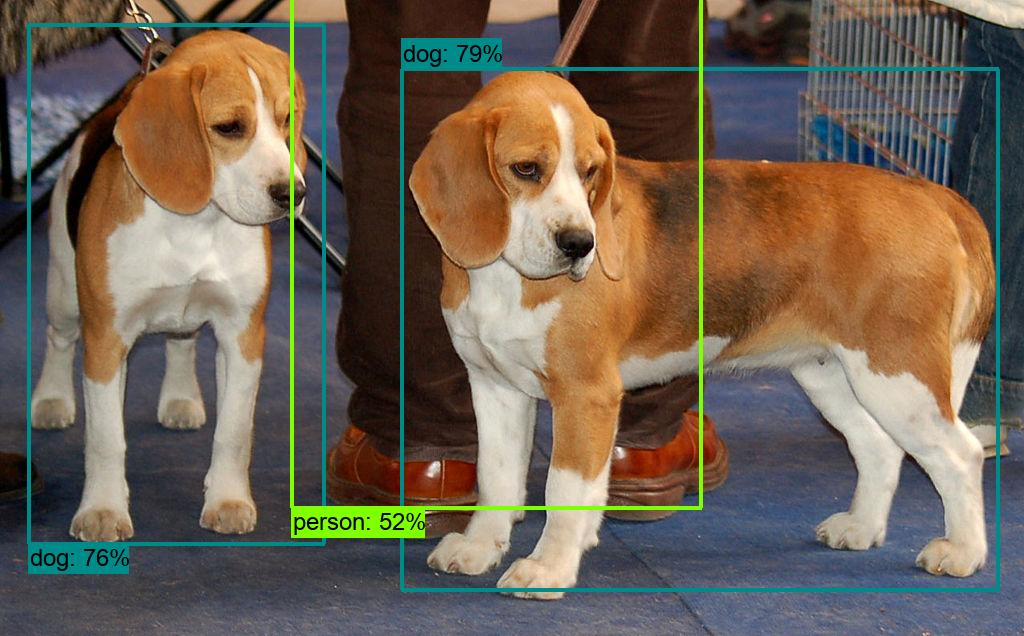
#> input picture testdata/img1-d1.jpg, 1024 x 636 px
$ python -i YOLOAnnotationGenerator.py   (imports and definitions only)
#> lines starting #> are read from the running program, lines starting #| are printed output that depends on the picture
# Copyright 2023 (C) antillia.com. All Rights Reserved.
#
# Licensed under the Apache License, Version 2.0 (the "License");
# you may not use this file except in compliance with the License.
# You may obtain a copy of the License at
#
#     http://www.apache.org/licenses/LICENSE-2.0
#
# Unless required by applicable law or agreed to in writing, software
# distributed under the License is distributed on an "AS IS" BASIS,
# WITHOUT WARRANTIES OR CONDITIONS OF ANY KIND, either express or implied.
# See the License for the specific language governing permissions and
# limitations under the License.
# ==============================================================================

#
# YOLOAnnotationGenerator.py
# 2023/04/23 : Toshiyuki Arai antillia.com

#
#from email.mime import image
import sys
import os
import glob
import random
import shutil
import numpy as np

import traceback
import cv2
from PIL import Image


class YOLOAnnotationGenerator:
  def __init__(self, W=512, H=512):
    self.W = W
    self.H = H

  # dir = "./train/x
  # target = "./train" "./valid"
  # [74 lines left out: functions get_image_filepaths, get_mask_filepaths, generate, not called in this run]


  # Create a resized_512x512_image from each original file in image_filepaths
  def create_resized_images(self, image_filepath, mask=False):

#> called with image_filepath = '../../testdata/img1-d1.jpg', mask = False
    img = Image.open(image_filepath)
#> img is the input picture: PIL image 1024x636 RGB; mean R, G, B 110.3, 97.9, 83.2
    print("---create_resized_512x512_images {}".format(image_filepath))

    #pixel = img.getpixel((128, 128))
    # We use the following fixed pixel for a background image.
    pixel = (207, 196, 208)
    if mask:
      pixel = (0, 0, 0)
    print("----pixel {}".format(pixel))
    w, h = img.size
#> w = 1024; h = 636
    max = w
#> max = 1024
    if h > w:
      max = h
    if max < self.W:
      max = self.W
    # 1 Create a black background image
    background = Image.new("RGB", (max, max), pixel) # (0, 0, 0))
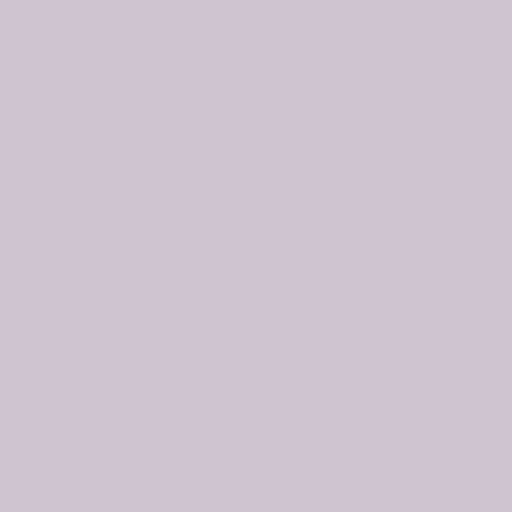
#> background: PIL image 1024x1024 RGB (shown at 1/2 size); mean R, G, B 207, 196, 208
    #input("----HIT")
    # 2 Paste the original img to the background image at (x, y) position.
    print(img.format, img.size, img.mode)
#| JPEG (1024, 636) RGB
    print(background.format, background.size, background.mode)
#| None (1024, 1024) RGB

    x = int( (max - w)/2 )
#> x = 0
    y = int( (max - h)/2 )
#> y = 194
    background.paste(img, (x, y))
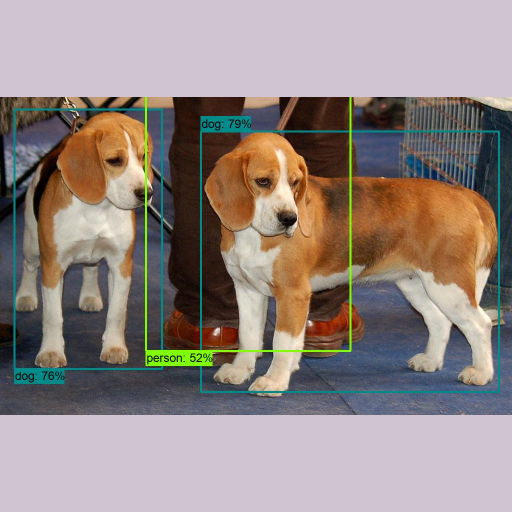
#> background: PIL image 1024x1024 RGB (shown at 1/2 size); mean R, G, B 147, 135.1, 130.5


    background_512x512 = background.resize((self.W, self.H))
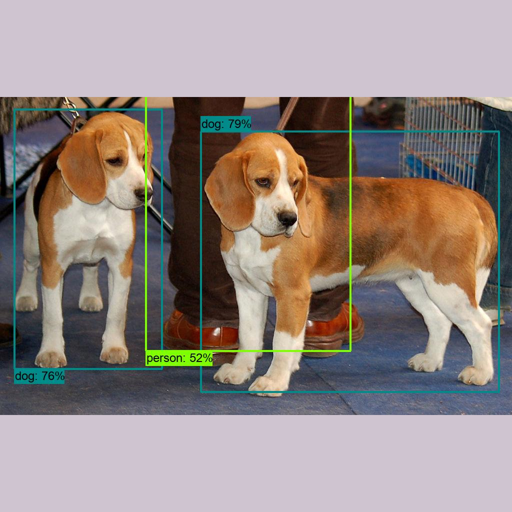
#> background_512x512: PIL image 512x512 RGB; mean R, G, B 147, 135.1, 130.5
    if mask:
      background_512x512 = self.convert2WhiteMask(background_512x512)

    return background_512x512


  # [66 lines left out: functions create_yolo_annotation, convert2WhiteMask, create_annotated_image, not called in this run]


"""
INPUT:

./TCIA_SegPC_dataset
├─train
└─valid


Output:
./YOLO
├─train
└─valid


categories [0]
"MultipleMyeloma"        = 0
"""

# [24 lines not run here, left out]


>>> result = YOLOAnnotationGenerator().create_resized_images('../../testdata/img1-d1.jpg')
